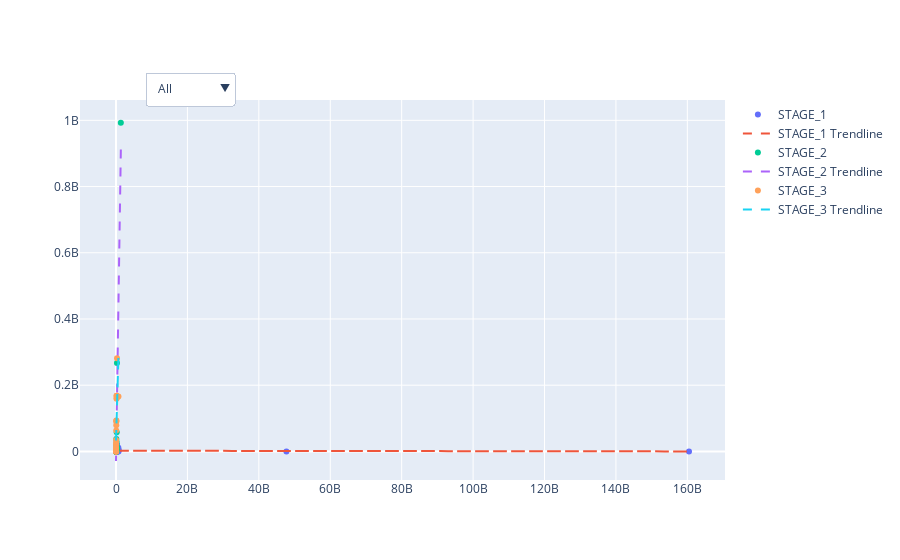

Notebook code for this chart:
### Code cell
# Assuming pivot_table_df is your DataFrame

stages = sorted(pivot_table_df['Stage'].unique())
print(stages)

# Create a trace for each stage
traces = []
for stage in stages:
    stage_df = pivot_table_df[pivot_table_df['Stage'] == stage]
    trace = go.Scatter(
        x=stage_df["Current Exposure"],
        y=stage_df["ECL final after all edit"],
        mode='markers',
        hoverinfo='text',
        hovertext=[f'EAD Amount: {ead:,.0f} | ECL: {imp:,.0f} | ECL Coverage: {cov * 100:.0f}% | CUST: {acc_id}'
                   for ead, imp, cov, acc_id in zip(stage_df["Current Exposure"],
                                               stage_df["ECL final after all edit"],
                                               stage_df["ECL Coverage Ratio "],
                                               stage_df["Customer Name"])],
        name=stage,  # Set the trace name to the stage
        visible=True  # Initially show all traces
    )
    traces.append(trace)

    # Calculate linear regression
    x = stage_df["Current Exposure"]
    y = stage_df["ECL final after all edit"]
    if len(x) > 1: # only calculate trendline if there is more than 1 point.
        slope, intercept = np.polyfit(x, y, 1)
        trendline = go.Scatter(
            x=x,
            y=slope * x + intercept,
            mode='lines',
            name=f'{stage} Trendline',
            line=dict(dash='dash'),
            visible=True
        )
        traces.append(trendline)

figv = go.Figure(data=traces)

# Create the dropdown menu
buttons = [dict(label="All", method="update", args=[{"visible": [True] * len(stages * 2)}])]  # Show all traces and trendlines

for i, stage in enumerate(stages):
    visibility = [False] * len(stages * 2)
    visibility[i * 2] = True # show the dots
    visibility[i * 2 +1] = True # show the trendlines
    buttons.append(dict(label=stage, method="update", args=[{"visible": visibility}]))

figv.update_layout(
    updatemenus=[
        dict(
            buttons=buttons,
            direction="down",
            pad={"r": 10, "t": 10},
            showactive=True,
            x=0.1,
            xanchor="left",
            y=1.1,
            yanchor="top"
        ),
    ]
)
# figv.write_html("EALB (ECL Provision vs. EAD Amount) by CUST ID Slope.html")
figv.show()

### Figure 1 — Plotly figure (JSON) as saved in the notebook; plotly's stock layout.template omitted (floating-point values rounded to 4 significant figures; data arrays with more than 128 entries replaced by an {"elided": "..."} marker saying what was removed)
{"data": [{"hoverinfo": "text", "hovertext": {"elided": "250 str values"}, "mode": "markers", "name": "STAGE_1", "type": "scatter", "visible": true, "x": {"elided": "250 float values"}, "y": {"elided": "250 float values"}}, {"line": {"dash": "dash"}, "mode": "lines", "name": "STAGE_1 Trendline", "type": "scatter", "visible": true, "x": {"elided": "250 float values"}, "y": {"elided": "250 float values"}}, {"hoverinfo": "text", "hovertext": ["EAD Amount: 1,355,554,984 | ECL: 992,700,884 | ECL Coverage: 73% | CUST: ['ايفر جرو للأسمدة المتخصصه']", "EAD Amount: 166,690,879 | ECL: 19,735,686 | ECL Coverage: 12% | CUST: ['يو اى فاينانس ش.م.م']", "EAD Amount: 80,211,222 | ECL: 2,823,384 | ECL Coverage: 4% | CUST: ['تمويل فاينانس']", "EAD Amount: 150,634,749 | ECL: 14,338,101 | ECL Coverage: 10% | CUST: ['رواج للتمويل الاستهلاكي']", "EAD Amount: 266,748,542 | ECL: 266,748,542 | ECL Coverage: 100% | CUST: ['شركة الابحاث العلمية والتعليم والتطوير']", "EAD Amount: 32 | ECL: 13 | ECL Coverage: 39% | CUST: ['وشركة الصافي للاستيراد والتصدير والتوكيلات التجارية']", "EAD Amount: 13,846 | ECL: 7,647 | ECL Coverage: 55% | CUST: ['فوسابالم للاستثمار العقاري']", "EAD Amount: 315,063,622 | ECL: 9,740,542 | ECL Coverage: 3% | CUST: ['ش التجاره العالميه داندى ميجامولمجمع ال']", "EAD Amount: 195,737,161 | ECL: 58,249,765 | ECL Coverage: 30% | CUST: ['شركه نويبا شارم للمشروعات السياحيه']", "EAD Amount: 94,898,750 | ECL: 37,435,955 | ECL Coverage: 39% | CUST: ['ش لاند مارك للاستثمار العقارى والسياحى']", "EAD Amount: 6,560,281 | ECL: 287,052 | ECL Coverage: 4% | CUST: ['شركة تيمكون لمقاولات الانشاءات المعمارية']", "EAD Amount: 50,770,320 | ECL: 4,240,805 | ECL Coverage: 8% | CUST: ['أر أي زد جروب للتجارة']", "EAD Amount: 14,231,039 | ECL: 971,787 | ECL Coverage: 7% | CUST: ['بورسعيد للتصنيع الغذائى ( رياده )']", "EAD Amount: 94,729,769 | ECL: 8,706,961 | ECL Coverage: 9% | CUST: ['شركة قسطلي للتمويل العقاري والاستهلاكي']", "EAD Amount: 29 | ECL: 16 | ECL Coverage: 55% | CUST: ['جمعيه شير فى الخير']", "EAD Amount: 48,618,652 | ECL: 95,351 | ECL Coverage: 0% | CUST: ['شركة الترا للمنتجات الطبية(التراميد)']", "EAD Amount: 2 | ECL: 1 | ECL Coverage: 39% | CUST: ['شركه ايديال كونكريت و شركه يثرب للمستودعات وتخزين البضائع']", "EAD Amount: 53 | ECL: 29 | ECL Coverage: 55% | CUST: ['صيدليه د هشام عباس محمود اباظه']", "EAD Amount: 32 | ECL: 18 | ECL Coverage: 55% | CUST: ['مشروع كنوز الخير لمستفيدي برنامج فرصة-جمعية كنوز البردويل']", "EAD Amount: 66 | ECL: 36 | ECL Coverage: 55% | CUST: ['صيدلية /محمد رمضان الشبراوي محمد']", "EAD Amount: 3,130 | ECL: 1,729 | ECL Coverage: 55% | CUST: ['احمد على مهدى على ابوطالب -التعمير للمحاجر']", "EAD Amount: 1,085 | ECL: 604 | ECL Coverage: 56% | CUST: ['دجلة للاستثمار العقارى']", "EAD Amount: 393 | ECL: 219 | ECL Coverage: 56% | CUST: ['دجلة مكس للمنتجات الخرسانية']", "EAD Amount: 560 | ECL: 311 | ECL Coverage: 56% | CUST: ['شركة الجيزة العامة للمقاولات']", "EAD Amount: 68,847,576 | ECL: 6,957,254 | ECL Coverage: 10% | CUST: ['شركة درة الفيروزالعقارية وشركة أل عتريس مصر']", "EAD Amount: 21 | ECL: 12 | ECL Coverage: 55% | CUST: ['شركه الامل للتعمير']", "EAD Amount: 148,778,640 | ECL: 0 | ECL Coverage: 0% | CUST: ['الشركه الاهليه العقاريه للاستثمارات']", "EAD Amount: 45 | ECL: 25 | ECL Coverage: 56% | CUST: ['المؤسسة الثلاثية للتنمية العقارية']", "EAD Amount: 178,107,297 | ECL: 28,443,754 | ECL Coverage: 16% | CUST: ['شركة ارضك للتنمية والاستثمار العقاري ش م م']", "EAD Amount: 7,489,354 | ECL: 575,777 | ECL Coverage: 8% | CUST: ['ش بيت الخبرة الاستشاري ميشن للاستثمار و التنمية']", "EAD Amount: 62 | ECL: 34 | ECL Coverage: 55% | CUST: ['ش ايه كي ايه للتجاره والتوريدات لصاحبها(ايمن محمد السيد اكاه)']", "EAD Amount: 200,029,653 | ECL: 5,697,066 | ECL Coverage: 3% | CUST: ['شركة سيوة للتوريدات والمقاولات المتكاملة واعمال المحاجر']", "EAD Amount: 2 | ECL: 1 | ECL Coverage: 55% | CUST: ['شركة محمد مصطفى السيد - مؤسسة ابو الليف']", "EAD Amount: 81,199,801 | ECL: 3,946,555 | ECL Coverage: 5% | CUST: ['الشركة المصرية للحديد الآسفنجي و الصلب ش م م']", "EAD Amount: 78,137,701 | ECL: 4,004,009 | ECL Coverage: 5% | CUST: ['شركة المصانع الدولية لدرفله الصلب']", "EAD Amount: 53,611,309 | ECL: 1,301,694 | ECL Coverage: 2% | CUST: ['المصريه الامريكيه لدرفله الصلب']", "EAD Amount: 2 | ECL: 1 | ECL Coverage: 55% | CUST: ['شركه احمد يوسف عوض محمود']"], "mode": "markers", "name": "STAGE_2", "type": "scatter", "visible": true, "x": [1356000000.0, 166700000.0, 80210000.0, 150600000.0, 266700000.0, 32.12, 13850.0, 315100000.0, 195700000.0, 94900000.0, 6560000.0, 50770000.0, 14230000.0, 94730000.0, 28.67, 48620000.0, 2.46, 52.73, 32.2, 65.76, 3130.0, 1085.0, 393.0, 560.0, 68850000.0, 21.33, 148800000.0, 45.0, 178100000.0, 7489000.0, 61.53, 200000000.0, 1.69, 81200000.0, 78140000.0, 53610000.0, 2.33], "y": [992700000.0, 19740000.0, 2823000.0, 14340000.0, 266700000.0, 12.5, 7647.0, 9741000.0, 58250000.0, 37440000.0, 287100.0, 4241000.0, 971800.0, 8707000.0, 15.83, 95350.0, 0.9574, 29.12, 17.78, 36.32, 1729.0, 603.5, 218.6, 311.5, 6957000.0, 11.78, 0.0, 25.03, 28440000.0, 575800.0, 33.98, 5697000.0, 0.9333, 3947000.0, 4004000.0, 1302000.0, 1.287]}, {"line": {"dash": "dash"}, "mode": "lines", "name": "STAGE_2 Trendline", "type": "scatter", "visible": true, "x": [1356000000.0, 166700000.0, 80210000.0, 150600000.0, 266700000.0, 32.12, 13850.0, 315100000.0, 195700000.0, 94900000.0, 6560000.0, 50770000.0, 14230000.0, 94730000.0, 28.67, 48620000.0, 2.46, 52.73, 32.2, 65.76, 3130.0, 1085.0, 393.0, 560.0, 68850000.0, 21.33, 148800000.0, 45.0, 178100000.0, 7489000.0, 61.53, 200000000.0, 1.69, 81200000.0, 78140000.0, 53610000.0, 2.33], "y": [911700000.0, 86740000.0, 26730000.0, 75600000.0, 156200000.0, -28930000.0, -28920000.0, 189700000.0, 106900000.0, 36920000.0, -24380000.0, 6301000.0, -19050000.0, 36800000.0, -28930000.0, 4808000.0, -28930000.0, -28930000.0, -28930000.0, -28930000.0, -28930000.0, -28930000.0, -28930000.0, -28930000.0, 18840000.0, -28930000.0, 74310000.0, -28930000.0, 94660000.0, -23730000.0, -28930000.0, 109900000.0, -28930000.0, 27420000.0, 25290000.0, 8272000.0, -28930000.0]}, {"hoverinfo": "text", "hovertext": ["EAD Amount: 6,983,874 | ECL: 6,983,874 | ECL Coverage: 100% | CUST: ['احمد محمد امام ( مجموعة العمارة اليوم استشارات هندسية'\n 'برنامج الأصول الثابتة - شركة إيجابي' 'تطوير قرية اصالة'\n 'فروق ضرائب سابقة'\n 'مستحق للبنك اسهم المهندسون المصريون      ( عاطف سلام )']", "EAD Amount: 9,501,154 | ECL: 9,501,154 | ECL Coverage: 100% | CUST: ['شركه سيف للتنميه العقاريه و التجاره']", "EAD Amount: 230 | ECL: 230 | ECL Coverage: 100% | CUST: ['شركة احمد سمير توفيق محمد']", "EAD Amount: 34,590,581 | ECL: 34,590,581 | ECL Coverage: 100% | CUST: ['العربي لعبوات البلاستيك السيد العربي محمد السيد وشركاه']", "EAD Amount: 1,500,881 | ECL: 1,500,881 | ECL Coverage: 100% | CUST: ['شركة العلا ( صلاح نافع وشركاه ) بروتوكول تعاون  المجموعة المالية هيرميس']", "EAD Amount: 168,499,660 | ECL: 168,499,660 | ECL Coverage: 100% | CUST: ['قويسنا لمستلزمات الانتاج الزراعى']", "EAD Amount: 168,083,356 | ECL: 168,083,356 | ECL Coverage: 100% | CUST: ['قويسنا للتنمية الزراعية (ش.م,م)']", "EAD Amount: 89,376,044 | ECL: 89,376,044 | ECL Coverage: 100% | CUST: ['شركة السلام لتجارة الاسمده الكيماوية']", "EAD Amount: 93,694,239 | ECL: 93,694,239 | ECL Coverage: 100% | CUST: ['شركة السلام لتجارة توزيع الاسمدة الكيماوية']", "EAD Amount: 92,421,600 | ECL: 92,421,600 | ECL Coverage: 100% | CUST: ['الحياة لمستلزمات الانتاج الزراعى واستصلاح الاراضى ش م م']", "EAD Amount: 63,201,450 | ECL: 63,201,450 | ECL Coverage: 100% | CUST: ['الحياه لصناعه الاسمدة الكيماويه']", "EAD Amount: 77,599,463 | ECL: 0 | ECL Coverage: 0% | CUST: ['شركه ساحل جنوب سيناء للا ستثمار والتنميه']", "EAD Amount: 931,496 | ECL: 0 | ECL Coverage: 0% | CUST: ['مجدالدين محمدمحمدفندق الالفى السياحى']", "EAD Amount: 54 | ECL: 54 | ECL Coverage: 100% | CUST: ['ش0بور ميريت للتنميه السياحيه']", "EAD Amount: 489,297 | ECL: 489,297 | ECL Coverage: 100% | CUST: ['الاتحاد العربى للاستثمار العقارى']", "EAD Amount: 161,528,799 | ECL: 161,528,799 | ECL Coverage: 100% | CUST: ['شركة البحيرة للاسمدة والكيماويات']", "EAD Amount: 78,698,484 | ECL: 78,698,484 | ECL Coverage: 100% | CUST: ['جمعيه رجال الاعمال بأسيوط(م.ت-المنشات الصغيره)']", "EAD Amount: 25,427,847 | ECL: 25,427,847 | ECL Coverage: 100% | CUST: ['الماسيه للانشاء والتعمير']", "EAD Amount: 34,689,310 | ECL: 21,982,494 | ECL Coverage: 63% | CUST: ['شركة مكسيم للخرسانة الجاهزة ومواد البناء ش م م']", "EAD Amount: 691,705,180 | ECL: 165,943,515 | ECL Coverage: 24% | CUST: ['شركهجراند بيتش للتنميهالسياحيه والعقاريه']", "EAD Amount: 159,260,235 | ECL: 159,260,235 | ECL Coverage: 100% | CUST: ['شركه التحرير العقارية']", "EAD Amount: 12 | ECL: 0 | ECL Coverage: 0% | CUST: ['شركه نويفا ميريت للتنميه السياحيه']", "EAD Amount: 281,355,385 | ECL: 281,355,385 | ECL Coverage: 100% | CUST: ['الشركة الاهلية للتنمية الزراعية']", "EAD Amount: 12,383,213 | ECL: 12,383,213 | ECL Coverage: 100% | CUST: ['الاخوه العرب للاسمده والمستلزمات الزراعيه']"], "mode": "markers", "name": "STAGE_3", "type": "scatter", "visible": true, "x": [6984000.0, 9501000.0, 230.1, 34590000.0, 1501000.0, 168500000.0, 168100000.0, 89380000.0, 93690000.0, 92420000.0, 63200000.0, 77600000.0, 931500.0, 54.26, 489300.0, 161500000.0, 78700000.0, 25430000.0, 34690000.0, 691700000.0, 159300000.0, 11.59, 281400000.0, 12380000.0], "y": [6984000.0, 9501000.0, 230.1, 34590000.0, 1501000.0, 168500000.0, 168100000.0, 89380000.0, 93690000.0, 92420000.0, 63200000.0, 0.0, 0.0, 54.26, 489300.0, 161500000.0, 78700000.0, 25430000.0, 21980000.0, 165900000.0, 159300000.0, 0.0, 281400000.0, 12380000.0]}, {"line": {"dash": "dash"}, "mode": "lines", "name": "STAGE_3 Trendline", "type": "scatter", "visible": true, "x": [6984000.0, 9501000.0, 230.1, 34590000.0, 1501000.0, 168500000.0, 168100000.0, 89380000.0, 93690000.0, 92420000.0, 63200000.0, 77600000.0, 931500.0, 54.26, 489300.0, 161500000.0, 78700000.0, 25430000.0, 34690000.0, 691700000.0, 159300000.0, 11.59, 281400000.0, 12380000.0], "y": [35590000.0, 36530000.0, 32970000.0, 45930000.0, 33530000.0, 96090000.0, 95940000.0, 66450000.0, 68070000.0, 67590000.0, 56650000.0, 62040000.0, 33320000.0, 32970000.0, 33160000.0, 93480000.0, 62450000.0, 42500000.0, 45970000.0, 292100000.0, 92630000.0, 32970000.0, 138400000.0, 37610000.0]}], "layout": {"updatemenus": [{"buttons": [{"args": [{"visible": [true, true, true, true, true, true]}], "label": "All", "method": "update"}, {"args": [{"visible": [true, true, false, false, false, false]}], "label": "STAGE_1", "method": "update"}, {"args": [{"visible": [false, false, true, true, false, false]}], "label": "STAGE_2", "method": "update"}, {"args": [{"visible": [false, false, false, false, true, true]}], "label": "STAGE_3", "method": "update"}], "direction": "down", "pad": {"r": 10, "t": 10}, "showactive": true, "x": 0.1, "xanchor": "left", "y": 1.1, "yanchor": "top"}]}}
